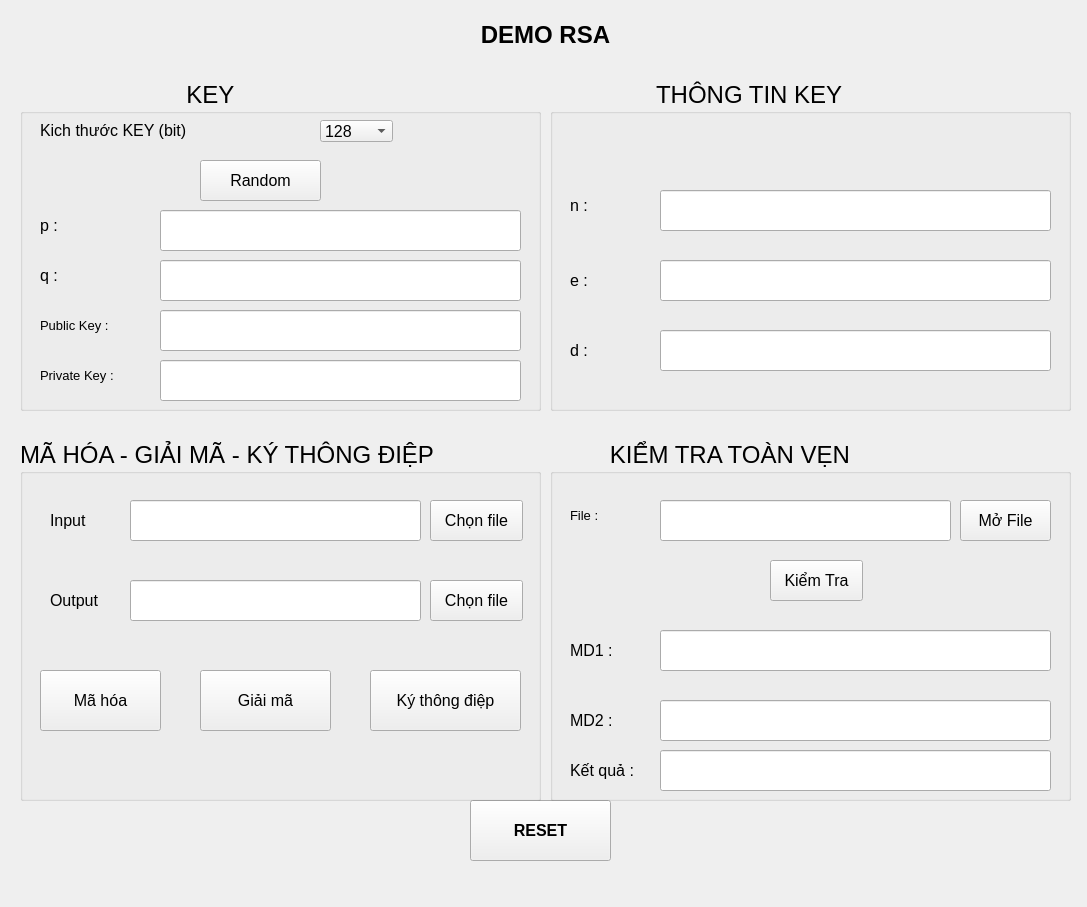
<?xml version="1.0" encoding="UTF-8"?>
<ui version="4.0">
 <class>MainWindow</class>
 <widget class="QMainWindow" name="MainWindow">
  <property name="geometry">
   <rect>
    <x>0</x>
    <y>0</y>
    <width>1087</width>
    <height>907</height>
   </rect>
  </property>
  <property name="windowTitle">
   <string>MainWindow</string>
  </property>
  <property name="styleSheet">
   <string notr="true">QMainWindown{
	border - image : url(:/pic/RSA-Image.png) ;
background - color : rgb(0, 255, 255);
}</string>
  </property>
  <widget class="QWidget" name="centralwidget">
   <widget class="QLabel" name="label">
    <property name="geometry">
     <rect>
      <x>430</x>
      <y>20</y>
      <width>231</width>
      <height>71</height>
     </rect>
    </property>
    <property name="styleSheet">
     <string notr="true">QMainWindow{
	boder-image: url(:/pic/RSA-Image.png);
background-color: rgb(0, 255, 255);
}





</string>
    </property>
    <property name="text">
     <string>&lt;html&gt;&lt;head/&gt;&lt;body&gt;&lt;p align=&quot;center&quot;&gt;&lt;span style=&quot; font-size:18pt; font-weight:600;&quot;&gt;DEMO RSA&lt;/span&gt;&lt;/p&gt;&lt;p align=&quot;center&quot;&gt;&lt;br/&gt;&lt;/p&gt;&lt;/body&gt;&lt;/html&gt;</string>
    </property>
    <property name="margin">
     <number>6</number>
    </property>
   </widget>
   <widget class="QPushButton" name="pushButton">
    <property name="geometry">
     <rect>
      <x>470</x>
      <y>800</y>
      <width>141</width>
      <height>61</height>
     </rect>
    </property>
    <property name="font">
     <font>
      <pointsize>12</pointsize>
      <weight>75</weight>
      <bold>true</bold>
     </font>
    </property>
    <property name="text">
     <string>RESET</string>
    </property>
   </widget>
   <widget class="QGroupBox" name="groupBox">
    <property name="geometry">
     <rect>
      <x>20</x>
      <y>80</y>
      <width>521</width>
      <height>331</height>
     </rect>
    </property>
    <property name="font">
     <font>
      <pointsize>18</pointsize>
     </font>
    </property>
    <property name="title">
     <string>                         KEY</string>
    </property>
    <widget class="QLineEdit" name="lineEdit_3">
     <property name="geometry">
      <rect>
       <x>140</x>
       <y>180</y>
       <width>361</width>
       <height>41</height>
      </rect>
     </property>
    </widget>
    <widget class="QLineEdit" name="lineEdit">
     <property name="geometry">
      <rect>
       <x>140</x>
       <y>130</y>
       <width>361</width>
       <height>41</height>
      </rect>
     </property>
     <property name="text">
      <string/>
     </property>
    </widget>
    <widget class="QLineEdit" name="lineEdit_2">
     <property name="geometry">
      <rect>
       <x>140</x>
       <y>280</y>
       <width>361</width>
       <height>41</height>
      </rect>
     </property>
    </widget>
    <widget class="QLineEdit" name="lineEdit_4">
     <property name="geometry">
      <rect>
       <x>140</x>
       <y>230</y>
       <width>361</width>
       <height>41</height>
      </rect>
     </property>
    </widget>
    <widget class="QLabel" name="label_12">
     <property name="geometry">
      <rect>
       <x>20</x>
       <y>280</y>
       <width>111</width>
       <height>31</height>
      </rect>
     </property>
     <property name="font">
      <font>
       <pointsize>10</pointsize>
      </font>
     </property>
     <property name="text">
      <string>Private Key :</string>
     </property>
    </widget>
    <widget class="QLabel" name="label_11">
     <property name="geometry">
      <rect>
       <x>20</x>
       <y>230</y>
       <width>101</width>
       <height>31</height>
      </rect>
     </property>
     <property name="font">
      <font>
       <pointsize>10</pointsize>
      </font>
     </property>
     <property name="text">
      <string>Public Key :</string>
     </property>
    </widget>
    <widget class="QLabel" name="label_9">
     <property name="geometry">
      <rect>
       <x>20</x>
       <y>130</y>
       <width>55</width>
       <height>31</height>
      </rect>
     </property>
     <property name="font">
      <font>
       <pointsize>12</pointsize>
      </font>
     </property>
     <property name="text">
      <string>p :</string>
     </property>
    </widget>
    <widget class="QLabel" name="label_10">
     <property name="geometry">
      <rect>
       <x>20</x>
       <y>180</y>
       <width>55</width>
       <height>31</height>
      </rect>
     </property>
     <property name="font">
      <font>
       <pointsize>12</pointsize>
      </font>
     </property>
     <property name="text">
      <string>q :</string>
     </property>
    </widget>
    <widget class="QComboBox" name="comboBox">
     <property name="geometry">
      <rect>
       <x>300</x>
       <y>40</y>
       <width>73</width>
       <height>22</height>
      </rect>
     </property>
     <property name="font">
      <font>
       <pointsize>12</pointsize>
      </font>
     </property>
     <item>
      <property name="text">
       <string>128</string>
      </property>
     </item>
     <item>
      <property name="text">
       <string>256</string>
      </property>
     </item>
     <item>
      <property name="text">
       <string>256</string>
      </property>
     </item>
     <item>
      <property name="text">
       <string>1024</string>
      </property>
     </item>
    </widget>
    <widget class="QLabel" name="label_6">
     <property name="geometry">
      <rect>
       <x>20</x>
       <y>40</y>
       <width>181</width>
       <height>21</height>
      </rect>
     </property>
     <property name="font">
      <font>
       <pointsize>12</pointsize>
      </font>
     </property>
     <property name="text">
      <string>Kich thước KEY (bit)</string>
     </property>
    </widget>
    <widget class="QPushButton" name="pushButton_9">
     <property name="geometry">
      <rect>
       <x>180</x>
       <y>80</y>
       <width>121</width>
       <height>41</height>
      </rect>
     </property>
     <property name="font">
      <font>
       <pointsize>12</pointsize>
      </font>
     </property>
     <property name="text">
      <string>Random</string>
     </property>
    </widget>
   </widget>
   <widget class="QGroupBox" name="groupBox_2">
    <property name="geometry">
     <rect>
      <x>550</x>
      <y>80</y>
      <width>521</width>
      <height>331</height>
     </rect>
    </property>
    <property name="font">
     <font>
      <pointsize>18</pointsize>
     </font>
    </property>
    <property name="title">
     <string>                THÔNG TIN KEY</string>
    </property>
    <widget class="QLabel" name="label_15">
     <property name="geometry">
      <rect>
       <x>20</x>
       <y>110</y>
       <width>61</width>
       <height>31</height>
      </rect>
     </property>
     <property name="font">
      <font>
       <pointsize>12</pointsize>
       <weight>50</weight>
       <bold>false</bold>
      </font>
     </property>
     <property name="text">
      <string>n :</string>
     </property>
    </widget>
    <widget class="QLabel" name="label_16">
     <property name="geometry">
      <rect>
       <x>20</x>
       <y>180</y>
       <width>55</width>
       <height>41</height>
      </rect>
     </property>
     <property name="font">
      <font>
       <pointsize>12</pointsize>
       <weight>50</weight>
       <bold>false</bold>
      </font>
     </property>
     <property name="text">
      <string>e :</string>
     </property>
    </widget>
    <widget class="QLabel" name="label_17">
     <property name="geometry">
      <rect>
       <x>20</x>
       <y>250</y>
       <width>55</width>
       <height>41</height>
      </rect>
     </property>
     <property name="font">
      <font>
       <pointsize>12</pointsize>
       <weight>50</weight>
       <bold>false</bold>
      </font>
     </property>
     <property name="text">
      <string>d :</string>
     </property>
    </widget>
    <widget class="QLineEdit" name="lineEdit_7">
     <property name="geometry">
      <rect>
       <x>110</x>
       <y>110</y>
       <width>391</width>
       <height>41</height>
      </rect>
     </property>
    </widget>
    <widget class="QLineEdit" name="lineEdit_8">
     <property name="geometry">
      <rect>
       <x>110</x>
       <y>180</y>
       <width>391</width>
       <height>41</height>
      </rect>
     </property>
    </widget>
    <widget class="QLineEdit" name="lineEdit_9">
     <property name="geometry">
      <rect>
       <x>110</x>
       <y>250</y>
       <width>391</width>
       <height>41</height>
      </rect>
     </property>
     <property name="text">
      <string/>
     </property>
    </widget>
   </widget>
   <widget class="QGroupBox" name="groupBox_3">
    <property name="geometry">
     <rect>
      <x>20</x>
      <y>440</y>
      <width>521</width>
      <height>361</height>
     </rect>
    </property>
    <property name="font">
     <font>
      <pointsize>18</pointsize>
     </font>
    </property>
    <property name="title">
     <string>MÃ HÓA - GIẢI MÃ - KÝ THÔNG ĐIỆP</string>
    </property>
    <widget class="QPushButton" name="pushButton_4">
     <property name="geometry">
      <rect>
       <x>350</x>
       <y>230</y>
       <width>151</width>
       <height>61</height>
      </rect>
     </property>
     <property name="font">
      <font>
       <pointsize>12</pointsize>
      </font>
     </property>
     <property name="text">
      <string>Ký thông điệp</string>
     </property>
    </widget>
    <widget class="QPushButton" name="pushButton_5">
     <property name="geometry">
      <rect>
       <x>180</x>
       <y>230</y>
       <width>131</width>
       <height>61</height>
      </rect>
     </property>
     <property name="font">
      <font>
       <pointsize>12</pointsize>
      </font>
     </property>
     <property name="text">
      <string>Giải mã</string>
     </property>
    </widget>
    <widget class="QPushButton" name="pushButton_6">
     <property name="geometry">
      <rect>
       <x>20</x>
       <y>230</y>
       <width>121</width>
       <height>61</height>
      </rect>
     </property>
     <property name="font">
      <font>
       <pointsize>12</pointsize>
      </font>
     </property>
     <property name="text">
      <string>Mã hóa</string>
     </property>
    </widget>
    <widget class="QPushButton" name="pushButton_3">
     <property name="geometry">
      <rect>
       <x>410</x>
       <y>140</y>
       <width>93</width>
       <height>41</height>
      </rect>
     </property>
     <property name="font">
      <font>
       <pointsize>12</pointsize>
      </font>
     </property>
     <property name="text">
      <string>Chọn file</string>
     </property>
    </widget>
    <widget class="QLineEdit" name="lineEdit_6">
     <property name="geometry">
      <rect>
       <x>110</x>
       <y>140</y>
       <width>291</width>
       <height>41</height>
      </rect>
     </property>
    </widget>
    <widget class="QLabel" name="label_14">
     <property name="geometry">
      <rect>
       <x>30</x>
       <y>150</y>
       <width>71</width>
       <height>21</height>
      </rect>
     </property>
     <property name="font">
      <font>
       <pointsize>12</pointsize>
      </font>
     </property>
     <property name="text">
      <string>Output</string>
     </property>
    </widget>
    <widget class="QPushButton" name="pushButton_2">
     <property name="geometry">
      <rect>
       <x>410</x>
       <y>60</y>
       <width>93</width>
       <height>41</height>
      </rect>
     </property>
     <property name="font">
      <font>
       <pointsize>12</pointsize>
      </font>
     </property>
     <property name="text">
      <string>Chọn file</string>
     </property>
    </widget>
    <widget class="QLineEdit" name="lineEdit_5">
     <property name="geometry">
      <rect>
       <x>110</x>
       <y>60</y>
       <width>291</width>
       <height>41</height>
      </rect>
     </property>
    </widget>
    <widget class="QLabel" name="label_13">
     <property name="geometry">
      <rect>
       <x>30</x>
       <y>70</y>
       <width>71</width>
       <height>21</height>
      </rect>
     </property>
     <property name="font">
      <font>
       <pointsize>12</pointsize>
      </font>
     </property>
     <property name="text">
      <string>Input</string>
     </property>
    </widget>
   </widget>
   <widget class="QGroupBox" name="groupBox_4">
    <property name="geometry">
     <rect>
      <x>550</x>
      <y>440</y>
      <width>521</width>
      <height>361</height>
     </rect>
    </property>
    <property name="font">
     <font>
      <pointsize>18</pointsize>
     </font>
    </property>
    <property name="title">
     <string>         KIỂM TRA TOÀN VẸN</string>
    </property>
    <widget class="QLabel" name="label_18">
     <property name="geometry">
      <rect>
       <x>20</x>
       <y>60</y>
       <width>71</width>
       <height>31</height>
      </rect>
     </property>
     <property name="font">
      <font>
       <pointsize>10</pointsize>
      </font>
     </property>
     <property name="text">
      <string>File :</string>
     </property>
    </widget>
    <widget class="QLineEdit" name="lineEdit_10">
     <property name="geometry">
      <rect>
       <x>110</x>
       <y>60</y>
       <width>291</width>
       <height>41</height>
      </rect>
     </property>
    </widget>
    <widget class="QPushButton" name="pushButton_7">
     <property name="geometry">
      <rect>
       <x>410</x>
       <y>60</y>
       <width>91</width>
       <height>41</height>
      </rect>
     </property>
     <property name="font">
      <font>
       <pointsize>12</pointsize>
      </font>
     </property>
     <property name="text">
      <string>Mở File</string>
     </property>
    </widget>
    <widget class="QLabel" name="label_19">
     <property name="geometry">
      <rect>
       <x>20</x>
       <y>200</y>
       <width>55</width>
       <height>21</height>
      </rect>
     </property>
     <property name="font">
      <font>
       <pointsize>12</pointsize>
       <weight>50</weight>
       <bold>false</bold>
      </font>
     </property>
     <property name="text">
      <string>MD1 :</string>
     </property>
    </widget>
    <widget class="QLineEdit" name="lineEdit_12">
     <property name="geometry">
      <rect>
       <x>110</x>
       <y>190</y>
       <width>391</width>
       <height>41</height>
      </rect>
     </property>
    </widget>
    <widget class="QLabel" name="label_20">
     <property name="geometry">
      <rect>
       <x>20</x>
       <y>270</y>
       <width>55</width>
       <height>21</height>
      </rect>
     </property>
     <property name="font">
      <font>
       <pointsize>12</pointsize>
       <weight>50</weight>
       <bold>false</bold>
      </font>
     </property>
     <property name="text">
      <string>MD2 :</string>
     </property>
    </widget>
    <widget class="QLineEdit" name="lineEdit_11">
     <property name="geometry">
      <rect>
       <x>110</x>
       <y>260</y>
       <width>391</width>
       <height>41</height>
      </rect>
     </property>
    </widget>
    <widget class="QPushButton" name="pushButton_8">
     <property name="geometry">
      <rect>
       <x>220</x>
       <y>120</y>
       <width>93</width>
       <height>41</height>
      </rect>
     </property>
     <property name="font">
      <font>
       <pointsize>12</pointsize>
      </font>
     </property>
     <property name="text">
      <string>Kiểm Tra</string>
     </property>
    </widget>
    <widget class="QLineEdit" name="lineEdit_13">
     <property name="geometry">
      <rect>
       <x>110</x>
       <y>310</y>
       <width>391</width>
       <height>41</height>
      </rect>
     </property>
    </widget>
    <widget class="QLabel" name="label_21">
     <property name="geometry">
      <rect>
       <x>20</x>
       <y>320</y>
       <width>81</width>
       <height>21</height>
      </rect>
     </property>
     <property name="font">
      <font>
       <pointsize>12</pointsize>
       <weight>50</weight>
       <bold>false</bold>
      </font>
     </property>
     <property name="text">
      <string>Kết quả :</string>
     </property>
    </widget>
   </widget>
  </widget>
  <widget class="QMenuBar" name="menubar">
   <property name="geometry">
    <rect>
     <x>0</x>
     <y>0</y>
     <width>1087</width>
     <height>26</height>
    </rect>
   </property>
  </widget>
 </widget>
 <resources>
  <include location="picture.qrc"/>
 </resources>
 <connections/>
</ui>
